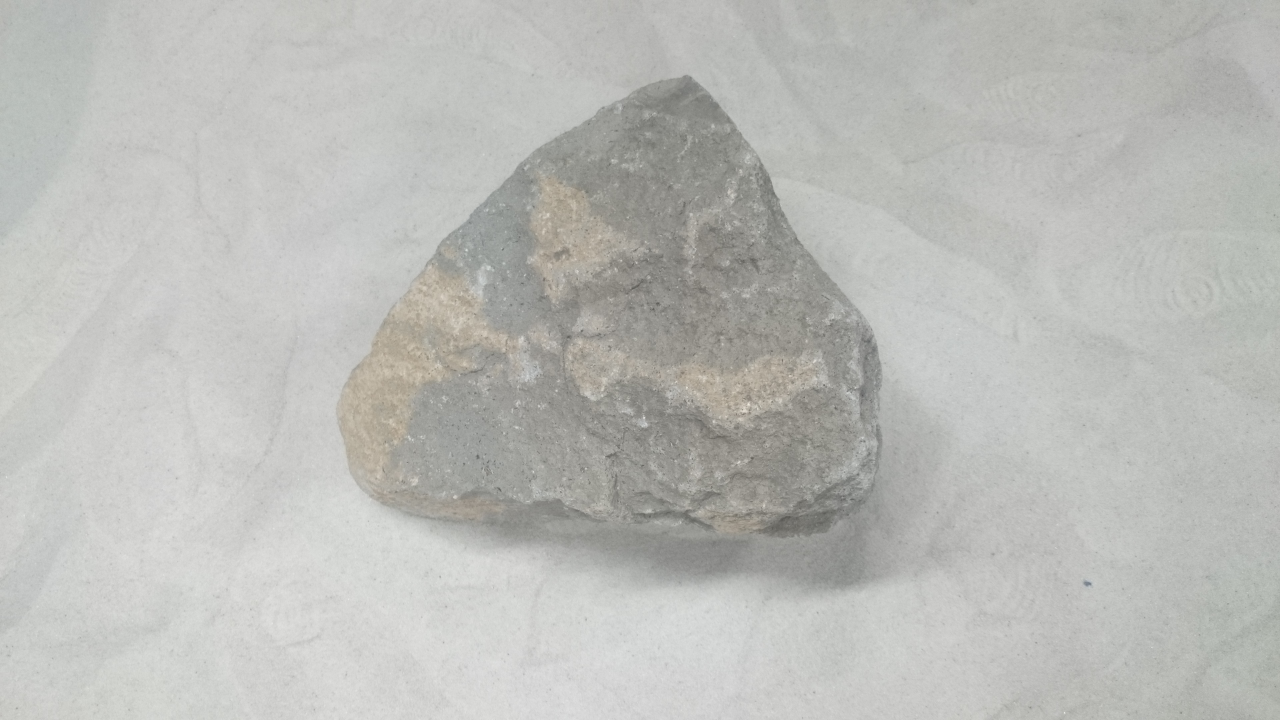
#> input picture image/rock/3.JPG, 3840 x 2160 px, given in place of spiritsol118navcam.jpg, which was not available (shown at 1/3 size)
$ python large_rock_detection.py ../../image/rock/3.JPG   (Python 2 division)   (older library calls are emulated)
#> lines starting #> are read from the running program, lines starting #| are printed output that depends on the picture; after the words box and inside, x2 and y2 are one past the last pixel; in counts of white or black regions, pixels touching at a corner belong together; pictures that were not available may be replaced by others from this repository, and a replacement may not be noted
# -*- coding: utf-8 -*-
'''
Rock Detection based on Saliency Map and Region Growing Algolithm
Usage: $ python rock_detection.py
argv : Image
dst  : Region of Rocks, 1ch
'''

import time, math, copy, os, sys

import cv2
import numpy as np
import skimage.measure as sk
import skimage.segmentation as skseg
import scipy.stats as st

# import scipy.ndimage as nd
# from scipy import misc
# from scipy import signal

import matplotlib.pyplot as plt
import matplotlib.patches as mpatches
from mpl_toolkits.mplot3d import Axes3D

def main(img):
    ror = rd.large_rd(img)
    return ror

class RockDetection():

    def __init__(self):

        self.min_size = 10        # 最小領域の大きさ

        #　paramater for sm
        self.thresh_sm_maxima = 150   # 極大値求めるときのsmの閾値
        self.kernel_size = (11,11)  # dilateとerodeのkernelの大きさ

        # paramater for vj
        self.sun_direction = np.pi
        self.vj_thresh_value = 180

    def large_rd(self,src):
        '''
            ---algolithm---
            まず、元画像からSaliencyMapを生成し、生成したSMから閾値以上の全極大値を求め、その極大値をseedとして保存する。そして、そのseedから領域拡張法に基づいて領域分割を行うことで、岩領域を算出する。listはy,x(画像中で)の多行二列
        '''
        img = copy.deepcopy(src)

        # Seed Acquisition
        sm = smap.SaliencyMap(img)
        seed_img, seed_list = self.get_seed(sm,self.thresh_sm_maxima)
        # seed_img, seed_list = self.detect_maxima(sm,self.thresh_sm_maxima) # sano-algo
        print 'large seed number = ',len(seed_list)

        # Region Growing
        # smの正規化, 値が小さいとhigh saliency
        sm_inv = (255 - sm).astype(np.float32)
        sm_inv = cv2.normalize(sm_inv, 0, 1, norm_type = cv2.NORM_MINMAX)

        # Region Growing　Algorithm
        ror, bil_img = rgrow.rg_sm(img, sm, seed_list)

        ###結果の表示###########################################################
        # cv2.imshow('smseed',seed_img)
        # cv2.imshow('sm',sm)

        # sm[sm<self.thresh_sm_maxima]=0
        cv2.imshow('Original Saliency Map',self.display_result(sm,seed_img,'fill','g'))
        cv2.imshow('sm_ror',self.display_result(sm,ror,'fill','r'))

        # cv2.imshow('sm_ror_bil',self.display_result(bil_img,sm_ror,'fill','r'))
        # cv2.imshow('sm_seed_img',self.display_result((o*0.8).astype(np.uint8),sm_seed_img,'fill','r'))
        # cv2.imshow('seed',seed_img)
        result = self.display_result((src*0.9).astype(np.uint8),ror,'fill','r')
        cv2.imshow('ror',self.display_result(result,seed_img,'fill','g'))
        #######################################################################

        return ror

    def get_seed(self,ori_sm,thresh):
        '''
        入力された画像から種を求める
        '''

        # 閾値処理と領域分割
        sm = copy.deepcopy(ori_sm)
        sm[sm < thresh] = 0
        sm[sm != 0] = 255
        labels, num = sk.label(sm, return_num = True)

        seed_list = []
        seed_img = np.zeros_like(sm)
        mask = np.zeros_like(sm).astype(np.uint8)

        # 各領域の最大値を求める
        for i in range(1,num+1):

            sm = copy.deepcopy(ori_sm) # 初期に戻す
            sm[labels!=i] = 0 # これで残った領域の最大値求める

            y = np.argmax(sm)/len(sm)
            x = np.argmax(sm)%len(sm)

            if sm[y,x]!=0: # 中に空いた穴はだめ
                seed_img[y,x] = sm[y,x]
                seed_list.append([y,x])

            # cv2.imshow('sm',sm)
            # cv2.waitKey(0)

        seed_list = np.array(seed_list)

        return seed_img, seed_list

    # [30 lines left out: function del_small, not called in this run]

    def display_result(self,img,mask,format,color):
        '''
        imgの上にmaskを重ねて表示する
        img : 3ch, 512x512
        mask: 1ch, 512x512
        format: str, fill or edge
        '''
        # print type(img.dtype)
        if len(img.shape) == 2:
            img = img.astype(np.uint8)
            img = cv2.cvtColor(img,cv2.COLOR_GRAY2BGR)

        # colorだったらgrayに変換
        if len(mask.shape) == 3:
            img = img.astype(np.uint8)
            mask = cv2.cvtColor(mask,cv2.COLOR_BGR2GRAY)

        # dtypeがuint8じゃなければ変換
        if mask.dtype != 'uint8':
            mask = cv2.normalize(mask, 0, 255, norm_type = cv2.NORM_MINMAX)
            mask = mask.astype(np.uint8)

        # 岩領域の色を変える
        b,g,r = cv2.split(img)
        if color == 'r':
            r[mask != 0] = 255
            # g[mask != 0] = 0
            # b[mask != 0] = 0

        elif color == 'g':
            g[mask != 0] = 255
            r[mask != 0] = 0
            b[mask != 0] = 0

        else:
            b[mask != 0] = 255
        fill_result = cv2.merge((b,g,r))

        # エッジにする
        mask = cv2.Canny(mask, 0, 0,apertureSize = 3)
        b,g,r = cv2.split(img)
        if color == 'r':
            r[mask != 0] = 255
            # g[mask != 0] = 0
            # b[mask != 0] = 0

        elif color == 'g':
            r[mask != 0] = 0
            g[mask != 0] = 255
            b[mask != 0] = 0

        else:
            r[mask != 0] = 0
            g[mask != 0] = 0
            b[mask != 0] = 255

        edge_result = cv2.merge((b,g,r))


        if format == 'fill':
            result = fill_result
        elif format == 'edge':
            result = edge_result
        else:
            result = img


        return result

class RegionGrowing():

    def __init__(self):

        # パラメータ
        self.thresh_rg = 1     # 結合条件の閾値
        self.thresh_sm = 20
        self.region_number = 20000
        self.max_size = 1000

        self.ave_kernel = np.array([[0.11,0.11,0.11],
                                    [0.11,0.11,0.11],
                                    [0.11,0.11,0.11]])

    def rg_sm(self,src,sm,seed_list):
        '''
            Region Growingのメイン
            args : src          -> img,3ch
                   x,y          -> seed pointの座標
            dst  : region_map   -> 領域が255,他が0の1ch画像
                   masked_img   -> srcにmaskを重ねた画像
            param:      ->
            # sigmacolorが大きいと、色がより均一になる,    sigmaspaceが大きいと、より遠くのピクセルまで巻き込むdは処理するときに見るピクセルの直径

        '''
        img = copy.deepcopy(src)

        # 岩領域の画像用意
        rors = np.zeros_like(cv2.cvtColor(img,cv2.COLOR_BGR2GRAY)).astype(np.uint8)

        # 平滑化
        # for i in range(5):
            # img = cv2.bilateralFilter(img, d=9, sigmaColor=50, sigmaSpace=50)

        img = cv2.cvtColor(img,cv2.COLOR_BGR2GRAY)
        img16 = img.astype(np.int16)
        sm16 = sm.astype(np.int16)
        for i,y,x in zip(range(len(seed_list[:,0])),seed_list[:,0],seed_list[:,1]):

            if rors[y,x] == 0: # 新たな種
                # print '%s'%(i+1),'/%s'%len(seed_list[:,0]),'個目 x=',x,'y=',y

                rors[y,x] == 255
                ror = self.growing_sm(img16,sm16,x,y) # 新たなRegionの取得
                rors[ror==255] = 255 # Region of Rocksの更新

                # cv2.imshow('growing',rors)
                # cv2.waitKey(0)

            if i == self.region_number:
                break
            else: # すでに描画されたror
                continue

        return rors, img

    def growing_sm(self,src,sm,x,y):
        '''
            Region Growingのメイン
            args : src          -> img,3ch
                   x,y          -> seed pointの座標
            dst  : region_map   -> 領域が255,他が0の1ch画像
                   masked_img   -> srcにmaskを重ねた画像

            param:      ->
        '''

        img = copy.deepcopy(src)

        # 準備
        region_map = np.zeros([len(src[0]),len(src[:,0])]).astype(np.uint8)
        region_map[y,x] = 255
        seed = []
        seed.append([x,y])
        count = 1
        sum_val = np.array(img[y,x]).astype(np.int32)
        ave = img[y,x]
        region = 1

        sy = copy.deepcopy(y)
        sx = copy.deepcopy(x)
        var2 = 0

        # ave = (src[sy-1,sx-1]*1. + src[sy,sx-1] + src[sy+1,sx-1])/3

        # region growing
        for i in xrange(100000):

            # 一つの領域の最大面積、分割が終わったら終了
            # if i == self.max_size:
                # print 'size over'
                # break
            if i == len(seed):
                break

            # renew seed point
            x,y = seed[i]

            # 画面の端だったら中断
            if x == 0 or x >= len(src[0])-1 or y == 0 or y >= len(src[:,0])-1:
                break

            for u,v in zip([x,x-1,x+1,x],[y-1,y,y,y+1]):
                # 領域拡張の条件式
                # E = sm[v,u] + abs(img[v,u]-ave) + abs(img[v,u]-img[y,x])
                # E = abs(img[v,u] - img[y,x]) + 35*sm[v,u]
                E1 = abs(img[v,u] - img[y,x])
                E2 = (sm[y,x] - sm[v,u])
                E3 = sm[v,u]
                E4 = abs(img[v,u] - ave)
                if E2 >= 0:
                # if E4 < 60 and E2 > 0:

                    if region_map[v,u] == 0: # 拡張
                        region_map[v,u] = 255
                        seed.append([u,v])
                        count += 1

                    # それまでの岩領域の平均値の計算
                    region = region + 1
                    sum_val = sum_val + img[v,u]
                    ave = sum_val / region
                    # print ave

                else:
                    continue
        return region_map

class SaliencyMap():

    def __init__(self):

        # いくつのDoGを足し合わせるか,1-6まで
        self.scale = 1

    def SaliencyMap(self,img):
        '''
            入力された画像のSaliency Mapを求める
            args : img  -> 入力画像,3ch
            dst  : SM   -> saliencymap,uint8のMat型1ch画像
            param: CM   -> 各特徴毎の正規化されたCouspicuity Map(顕著性map)
        '''
        # 前処理
        # img = self.PostProcessing(img)
        # cv2.imshow('post',img)

        # Saliency Mapの入手
        IntensityCM = self.GetIntensityCM(img)

        return IntensityCM

    # [11 lines left out: function PostProcessing, not called in this run]

    def GetIntensityCM(self,img):
        '''
           入力画像のIntensity Couspicuity Mapを求める
           argv: img         -> 入力画像
           dst : IntensityCM -> 強度の顕著性マップ
        '''
        # Get intensity image
        intensity_img = cv2.cvtColor(img,cv2.COLOR_BGR2GRAY)

        # 前処理
        # intensity_img = self.PostProcessing(intensity_img, 5)

        # Create Gaussian pyramid　[0]元画像、全部で10枚
        intensity_pyr = self.GetGaussianPyramid(intensity_img)
        intensity_pyr = np.array(intensity_pyr).astype(np.float)

        dog = cv2.absdiff(intensity_pyr[2],intensity_pyr[9])

        dog = cv2.normalize(dog, 0, 255, norm_type = cv2.NORM_MINMAX).astype(np.uint8)

        return dog


    # [14 lines left out: function GetIntensityImg, not called in this run]

    def GetGaussianPyramid(self,img):
        '''
            入力された画像のgaussian pyramidを計算する
            args : img    -> Mat,Uint8,1chの画像
            dst  : pyr  -> 元画像合わせて10階層のgaussian画像が入ったlist，それぞれargsと同じサイズ
                           pyr[i].shapeは，src.shape / 2**i
        '''
        # 準備
        pyr  = range(10)
        pyr[0]  = img

        # Create Gaussian pyramid
        for i in range(1,10):
            pyr[i] = cv2.pyrDown(pyr[i-1])

        # Resize pyramid
        for i in range(10):
            pyr[i] = cv2.resize(pyr[i],(len(img[0]),len(img[:,0])), interpolation = cv2.INTER_LINEAR)

        return pyr

    # [28 lines left out: functions GetDoG, GetCM, not called in this run]

class DisplayData():

    # [38 lines left out: functions display_histgram, display_3D, not called in this run]
        # plt.show()

class etc():
    # [158 lines left out: functions get_maxima, detect_maxima, not called in this run]

'''Read Class'''
rd = RockDetection()
smap = SaliencyMap()
rgrow = RegionGrowing()
dd = DisplayData()


if __name__ == '__main__':

    # Image Acquisition
    # img = cv2.resize(cv2.imread('../../../image/rock/spiritsol118navcam.jpg'),(512,512))
    # img = cv2.resize(cv2.imread('../../../image/rock/sol729.jpg'),(512,512))
    # img = cv2.resize(cv2.imread('../../../image/rock/11.png'),(512,512))
    img = cv2.imread('../../../image/rock/spiritsol118navcam.jpg')
#> img is the input picture: shape (2160, 3840, 3); mean B, G, R 184.2, 187.7, 187.1
    img = img[400:800,400:800]
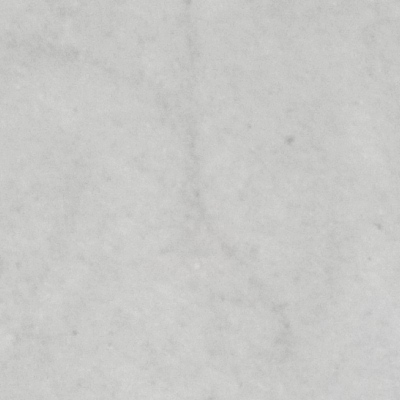
#> img: shape (400, 400, 3); mean B, G, R 199, 201, 201

    # main processing
    main(img)
#> after the loop in GetGaussianPyramid, `for i in range(1,10):`: pyr = 10 items
#> in get_seed, `sm[sm != 0] = 255`:
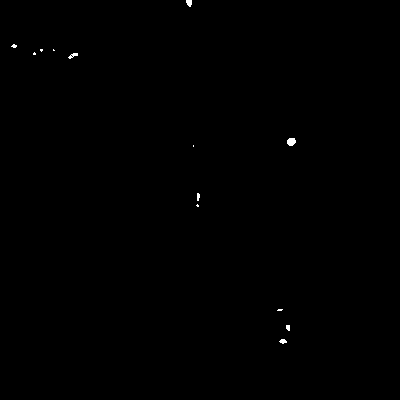
#> sm: shape (400, 400); 0.15% white; 13 white regions (7 under 20 px), largest, box (x1, y1, x2, y2) and area: (287, 138, 296, 146) 58, (186, 0, 192, 7) 33, (68, 53, 78, 59) 30, (279, 339, 287, 344) 27, (286, 325, 290, 331) 21, (197, 193, 200, 201) 20
#> in get_seed, `labels, num = sk.label(sm, return_num = True)`: num = 13
#> the loop in get_seed, `for i in range(1,num+1): ` made 13 passes
#> (y, x) on passes 1 to 8: (0, 189), (45, 13), (49, 40), (49, 53), (52, 34), (53, 73), (141, 290), (145, 193)
#> after the loop in get_seed, `for i in range(1,num+1):`: seed_list = [[0, 189], [45, 13], [49, 40], [49, 53], [52, 34], [53, 73], [141, 290], [145, 193], [194, 198], [204, 197], [309, 278], [325, 286], [341, 281]]
#> in get_seed, `seed_list = np.array(seed_list)`: seed_list = 13 rows, first 8: [0, 189], [45, 13], [49, 40], [49, 53], [52, 34], [53, 73], [141, 290], [145, 193]
#| large seed number =  13
#> in large_rd, `sm_inv = (255 - sm).astype(np.float32)`:
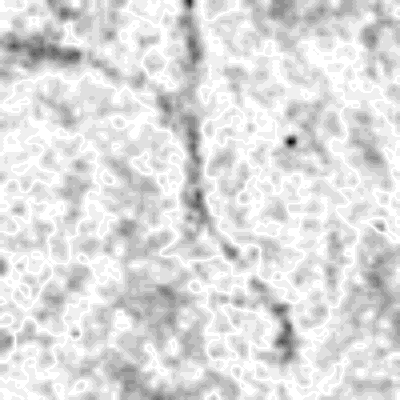
#> sm_inv: shape (400, 400) float32; min 0, max 255, mean 220.9
#> the loop in rg_sm, `for i,y,x in zip(range(len(seed_list[:,0])),seed_list[:,0],seed_list[:..` made 13 passes
#> (y, x, sy in growing_sm, sx in growing_sm) on passes 1 to 8: (0, 189, 0, 189), (45, 13, 45, 13), (49, 40, 49, 40), (49, 53, 49, 53), (52, 34, 52, 34), (53, 73, 53, 73), (141, 290, 141, 290), (145, 193, 145, 193)
#> after the loop in rg_sm, `for i,y,x in zip(range(len(seed_list[:,0])),seed_list[:,0],seed_list[:..`:
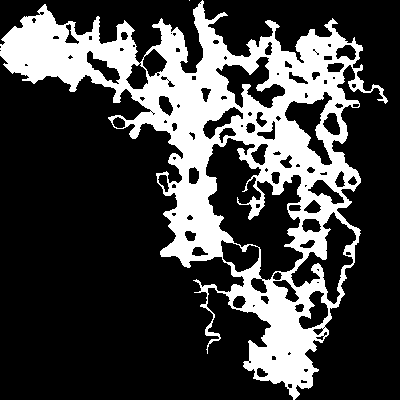
#> rors: shape (400, 400); 26% white; 2 white regions (1 under 20 px), largest, box (x1, y1, x2, y2) and area: (0, 0, 388, 400) 41575
#> call 2 of display_result, with format = 'fill', color = 'r'
#> in display_result (call 2), `r[mask != 0] = 255`:
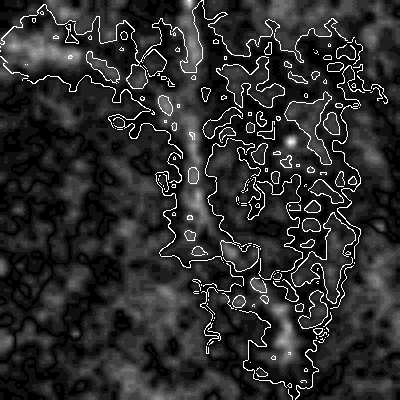
#> r: shape (400, 400); min 0, max 255, mean 45.2
#> call 3 of display_result, with format = 'fill', color = 'r'
#> in display_result (call 3), `r[mask != 0] = 255`:
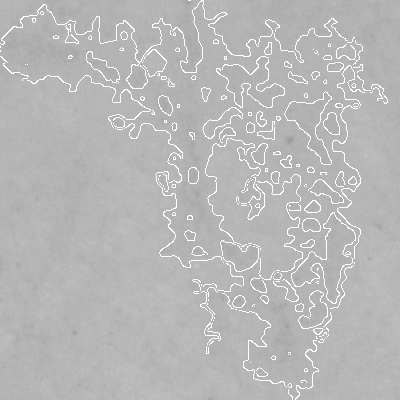
#> r: shape (400, 400); min 153, max 255, mean 184
#> in display_result (call 3), `edge_result = cv2.merge((b,g,r))`:
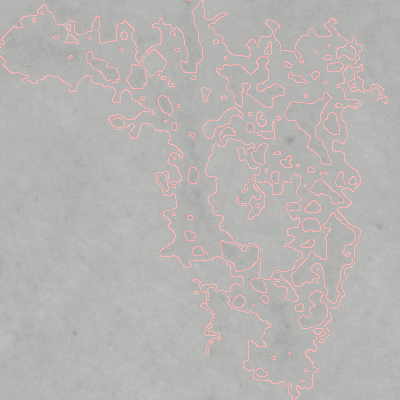
#> edge_result: shape (400, 400, 3); mean B, G, R 178.7, 180.4, 184

    cv2.waitKey(-1)

            # saliency mapをdilation and erosion
        # sm = cv2.dilate(sm,cv2.getStructuringElement(cv2.MORPH_ELLIPSE, self.kernel_size))
        # sm = cv2.erode(sm,cv2.getStructuringElement(cv2.MORPH_ELLIPSE, self.kernel_size))

$ run again, on image/rock/4.JPG
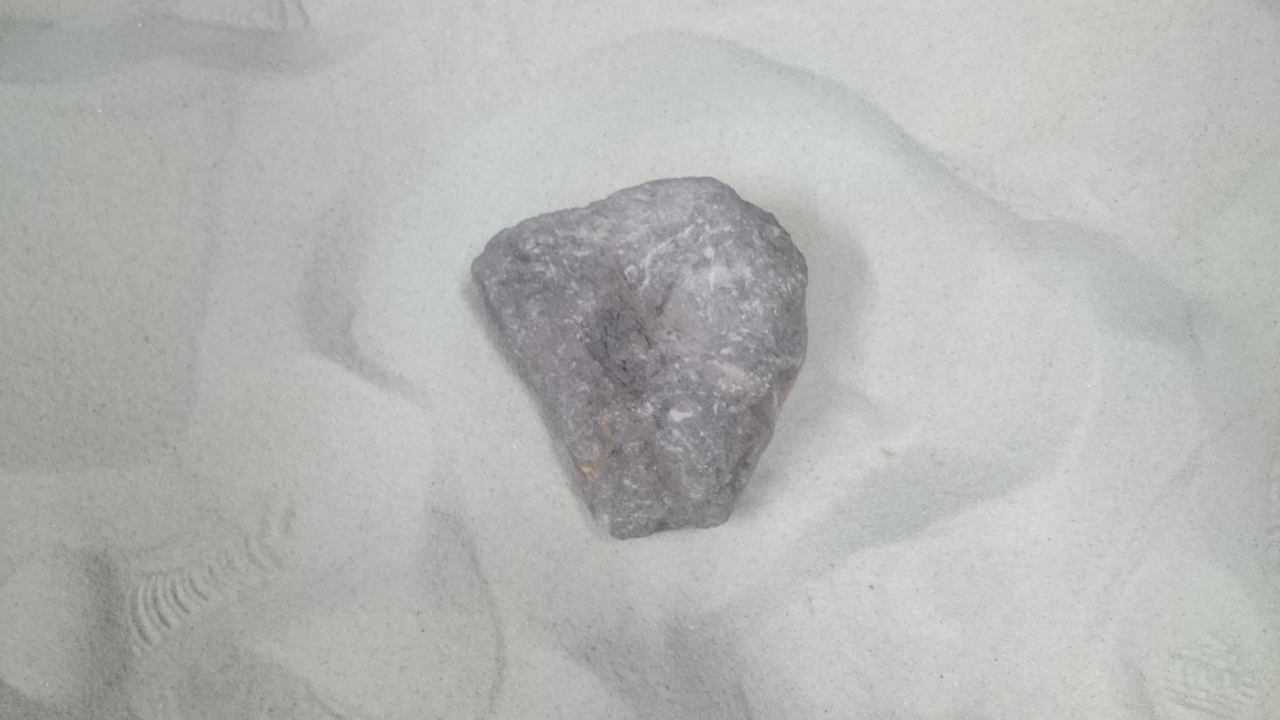
#> input picture image/rock/4.JPG, 3840 x 2160 px, given in place of spiritsol118navcam.jpg, which was not available (shown at 1/3 size)
#> img is the input picture: shape (2160, 3840, 3); mean B, G, R 179.9, 182.4, 181
#> after the loop in GetGaussianPyramid, `for i in range(1,10):`: pyr = 10 items
#> in get_seed, `sm[sm != 0] = 255`:
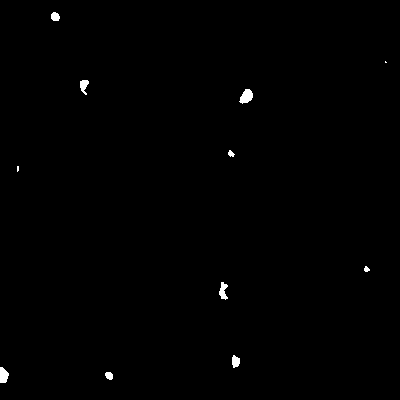
#> sm: shape (400, 400); 0.44% white; 11 white regions (2 under 20 px), largest, box (x1, y1, x2, y2) and area: (239, 89, 253, 104) 139, (0, 367, 9, 383) 111, (219, 282, 228, 300) 99
#> labels: shape (400, 400) int64; 12 distinct labels, from 0 to 11
#> num = 11
#> the loop in get_seed, `for i in range(1,num+1): ` made 11 passes
#> (y, x) on passes 1 to 8: (16, 54), (61, 385), (82, 84), (94, 246), (153, 230), (166, 17), (268, 366), (285, 224)
#> after the loop in get_seed, `for i in range(1,num+1):`: seed_list = [[16, 54], [61, 385], [82, 84], [94, 246], [153, 230], [166, 17], [268, 366], [285, 224], [360, 234], [373, 0], [374, 108]]
#| large seed number =  11
#> the loop in rg_sm, `for i,y,x in zip(range(len(seed_list[:,0])),seed_list[:,0],seed_list[:..` made 11 passes
#> (y, x, sy in growing_sm, sx in growing_sm) on passes 1 to 8: (16, 54, 16, 54), (61, 385, 61, 385), (82, 84, 82, 84), (94, 246, 94, 246), (153, 230, 153, 230), (166, 17, 166, 17), (268, 366, 268, 366), (285, 224, 285, 224)
#> mask: shape (400, 400); 0.05% white in thin lines or dots, all inside (x1, y1, x2, y2) = (0, 15, 387, 376)
#> mask: shape (400, 400); 5.2% white in thin lines or dots
#> in display_result (call 3), `edge_result = cv2.merge((b,g,r))`:
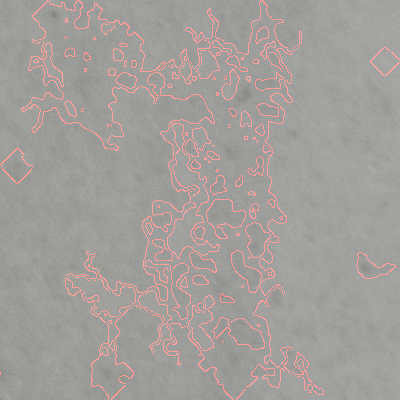
#> edge_result: shape (400, 400, 3); mean B, G, R 155.2, 158, 162.7
